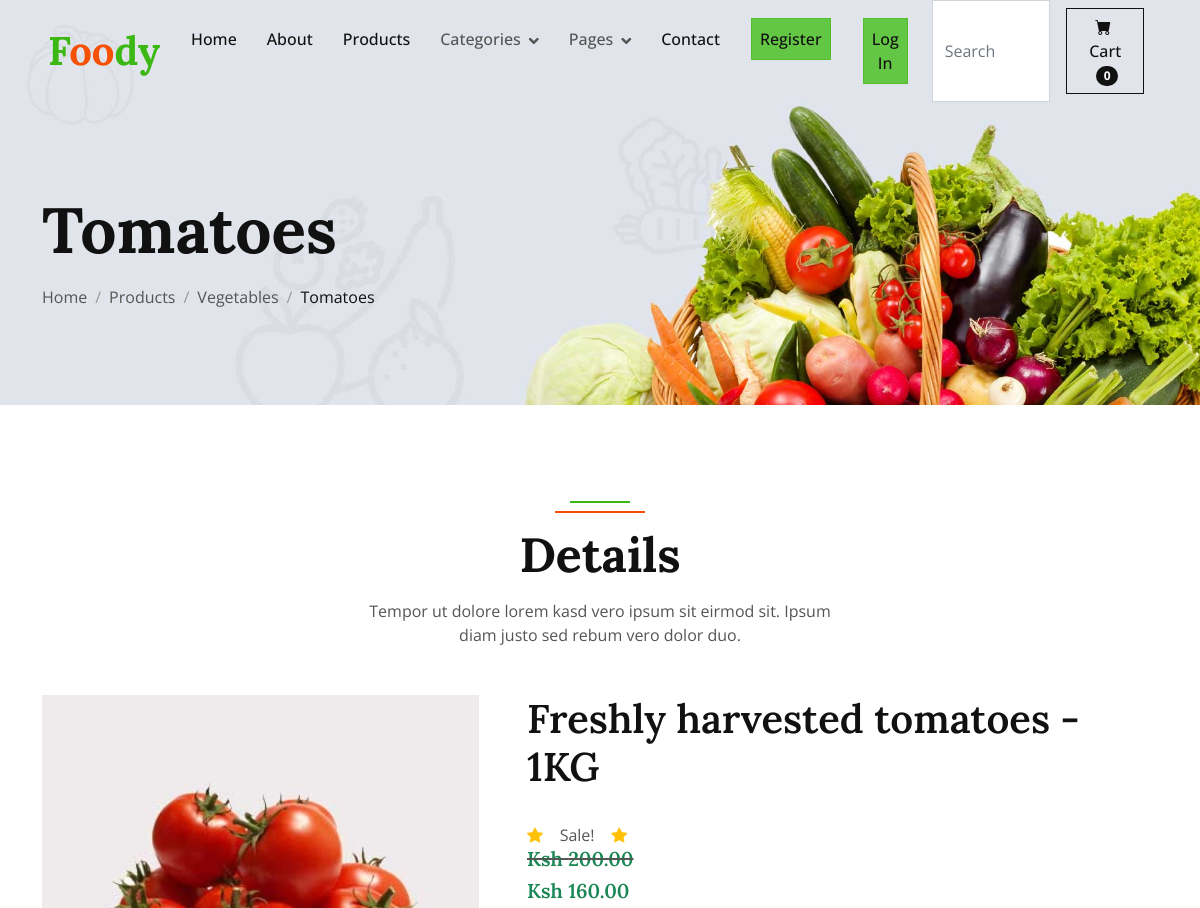
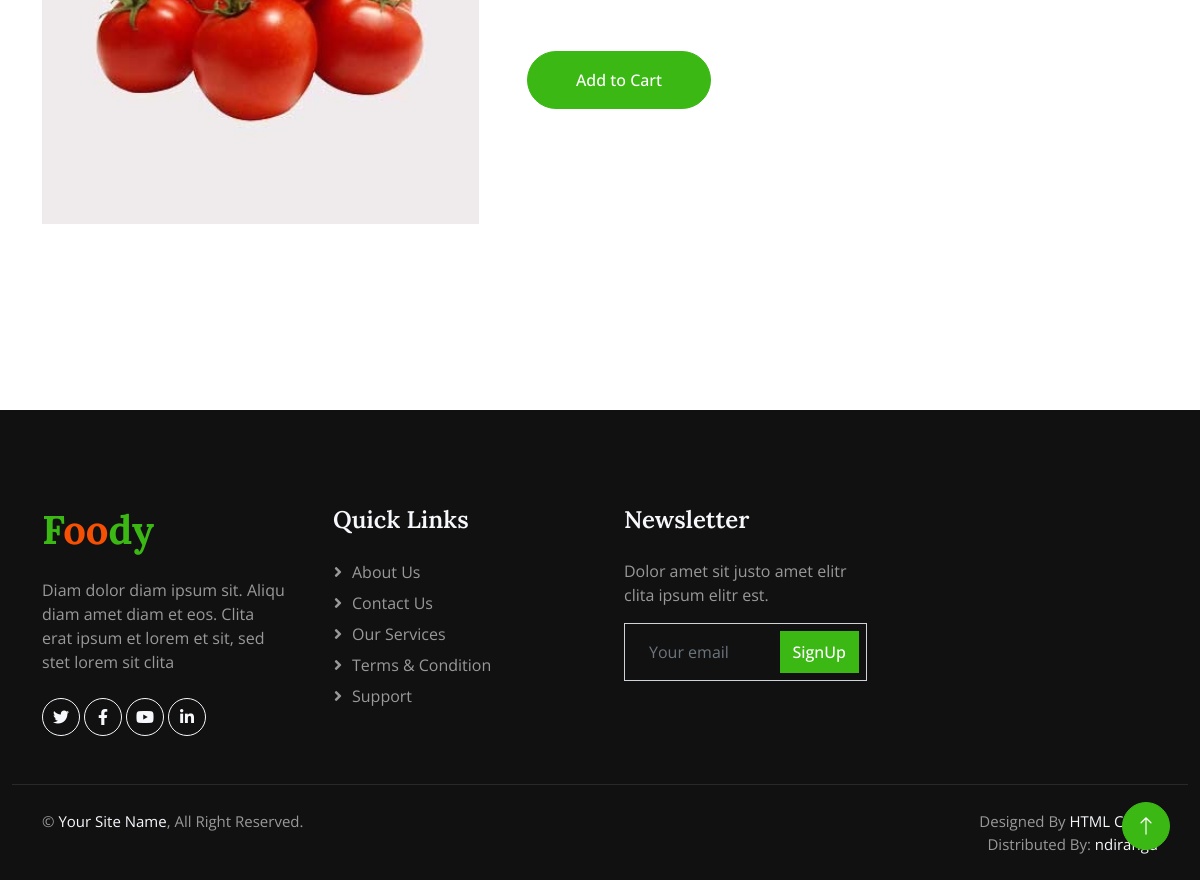
The app's page /viewdetails/1 with its own data (2 pictures, top to bottom).
### Store/models.py (models this page shows, shortened)
class Product(models.Model):
    name = models.CharField(max_length=100)
    price = models.DecimalField(default=0, decimal_places=2, max_digits=6)
    category = models.ForeignKey(Category, on_delete=models.CASCADE, default=1)
    description = models.CharField(max_length=250, default='', blank=True, null=True)
    image = models.ImageField(upload_to='uploads/products', default='uploads/products/product.png')
    is_sale = models.BooleanField(default=False)
    sales_price = models.DecimalField(default=0, decimal_places=2, max_digits=6)

class Category(models.Model):
    name = models.CharField(max_length=50)
    def __str__(self):
        return self.name

### Store/views.py (the view)
# urls.py: path("viewdetails/<id>", views.viewdetails, name="viewdetails"),
def viewdetails(request, id):
    details = Product.objects.get(id=id)
    return render(request,"viewdetail.html", {'navbar':'products', 'details':details})

### Basket/cart.py (called while the page is built)
    def __len__(self):
        return  len(self.cart)

### Basket/context_processor.py (called while the page is built)
def cart(request):
    return {'cart': Cart(request)}

### Store/templates/viewdetail.html (shortened to what this page needs)
{% extends 'layout.html' %}
{% load static %}
{% block body %}
    <div class="container-fluid page-header wow fadeIn" data-wow-delay="0.1s">
        <div class="container">
            <h1 class="display-3 mb-3 animated slideInDown">{{ details.name }}</h1>
            <nav aria-label="breadcrumb animated slideInDown">
                <ol class="breadcrumb mb-0">
                    <li class="breadcrumb-item"><a class="text-body" href="{% url 'Store:home' %}">Home</a></li>
                    <li class="breadcrumb-item"><a class="text-body" href="{% url 'Store:products' %}">Products</a></li>
                    <li class="breadcrumb-item"><a class="text-body" href="">{{ details.category }}</a></li>
                    <li class="breadcrumb-item text-dark active" aria-current="page">{{ details.name }}</li>
                </ol>
            </nav>
        </div>
    </div>
    <div class="container-xxl py-6">
        <div class="container">
            <div class="section-header text-center mx-auto mb-5 wow fadeInUp" data-wow-delay="0.1s" style="max-width: 500px;">
                <h1 class="display-5 mb-3">Details</h1>
                <p>Tempor ut dolore lorem kasd vero ipsum sit eirmod sit. Ipsum diam justo sed rebum vero dolor duo.</p>
            </div>
            {% if details.is_sale %}
                      	<div class="row g-5 ">
                    <div class="col-lg-5 col-md-12 wow fadeInUp" data-wow-delay="0.3s">
                            <div class=" wow fadeIn" data-wow-delay="0.1s" style="margin-bottom: -6px;">
                                <img class="img-fluid w-100" src="/media/{{ details.image }}" alt="">
                            </div>
                    </div>
                  <div class="col-lg-7 col-md-12 wow fadeInUp" data-wow-delay="0.5s">
                      <h1>{{ details.description }}</h1><br>
                      <span class="text-warning bi-star-fill"></span>
                        &nbsp;&nbsp; Sale! &nbsp;&nbsp;
                      <span class="text-warning bi-star-fill"></span>
                      <strike><h5 class=" text-success">Ksh {{ details.price }}</h5></strike>
                      <h5 class=" text-success">Ksh {{ details.sales_price }}</h5>
                      <br><br>
                      <button  value="{{ details.id }}" class="btn btn-primary rounded-pill py-3 px-5" id="add-cart" type="submit">Add to Cart</button>
                </div>
            </div>
                      {% endif %}
        </div>
    </div>
    <br><br>
{% endblock %}

### Store/static/css/style.css (style rules this page uses)
:root { --primary: #3CB815; --secondary: #F65005; --light: #F7F8FC; --dark: #111111; }
.py-6 { padding-top: 6rem; padding-bottom: 6rem; }
.btn { font-weight: 500; transition: .5s; }
.btn.btn-primary, .btn.btn-secondary, .btn.btn-outline-primary:hover, .btn.btn-outline-secondary:hover { color: #FFFFFF; }
.page-header { padding-top: 12rem; padding-bottom: 6rem; background: url(../img/carousel-1.jpg) top right no-repeat; background-size: cover; }
.breadcrumb-item+.breadcrumb-item::before { color: #999999; }
.section-header { position: relative; padding-top: 25px; }
.section-header::before { position: absolute; content: ""; width: 60px; height: 2px; top: 0; left: 50%; transform: translateX(-50%); background: var(--primary); }
.section-header::after { position: absolute; content: ""; width: 90px; height: 2px; top: 10px; left: 50%; transform: translateX(-50%); background: var(--secondary); }

### records on screen
Product: name "Tomatoes", category "Vegetables", image (picture), description "Freshly harvested tomatoes - 1KG", price "200.00", sales_price "160.00"

### other values on screen
{{ cart|length }} "0"
